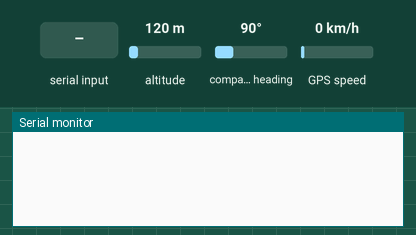
The sketch below on a simulated Arduino Uno, built with avr-gcc and run on an emulated ATmega328P. On the bench: the last lines printed to the serial monitor. The inputs (shaded band) are chosen by the test bench; at power-on: altitude 120 m, GPS speed 0 km/h, compass heading 90°. The GPS gets a fix after 3 s at 37.7749, -122.4194 with 8 satellites.

Above: at 1.2 s.
1.3 s: altitude set to 20 m
At 3.9 s:
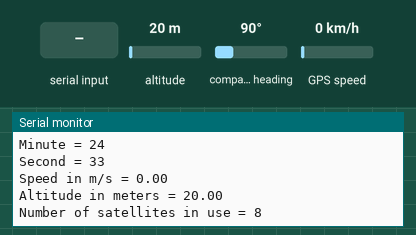
4.5 s: GPS speed set to 2 km/h
At 5.8 s:
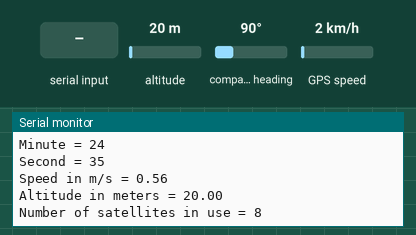
6.0 s: compass heading set to 7°
10.1 s: "1" received over the second serial link
Timing chart, 0 to 12.8 s (numbered marks = the images above; inputs shaded):
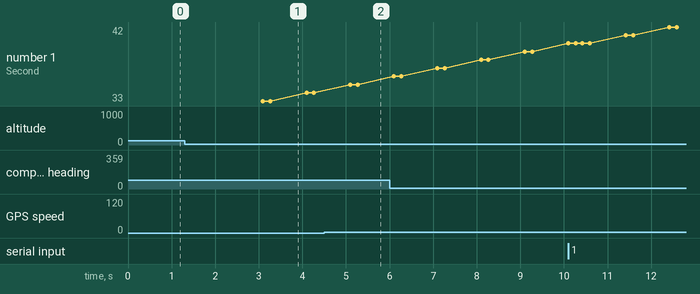

Measured:
- after the input at 1.3 s, the serial monitor: prints a new line after 1.8 s (image 1)
- after the input at 4.5 s, the serial monitor: prints a new line after 0.61 s (image 2)
- plotted number 1: 35 → 40 after the input at 6.0 s

The sketch:

GPS.ino
```cpp
#include <TinyGPS++.h>
#include <SoftwareSerial.h>

static const int RXPin = 4, TXPin = 3;
static const uint32_t GPSBaud = 9600;

// The TinyGPS++ object
TinyGPSPlus gps;

// The serial connection to the GPS device
SoftwareSerial ss(RXPin, TXPin);

void setup(){
  Serial.begin(9600);
  ss.begin(GPSBaud);
}

void loop(){
  // This sketch displays information every time a new sentence is correctly encoded.
  while (ss.available() > 0){
    gps.encode(ss.read());
    if (gps.location.isUpdated()){
      // Latitude in degrees (double)
      Serial.print("Latitude= ");
      Serial.print(gps.location.lat(), 6);
      // Longitude in degrees (double)
      Serial.print(" Longitude= ");
      Serial.println(gps.location.lng(), 6);

      // Hour (0-23) (u8)
      Serial.print("Hour = ");
      Serial.println(gps.time.hour());
      // Minute (0-59) (u8)
      Serial.print("Minute = ");
      Serial.println(gps.time.minute());
      // Second (0-59) (u8)
      Serial.print("Second = ");
      Serial.println(gps.time.second());


      // Speed in meters per second (double)
      Serial.print("Speed in m/s = ");
      Serial.println(gps.speed.mps());


      // Altitude in meters (double)
      Serial.print("Altitude in meters = ");
      Serial.println(gps.altitude.meters());


      // Number of satellites in use (u32)
      Serial.print("Number of satellites in use = ");
      Serial.println(gps.satellites.value());


    }
  }
}
```
